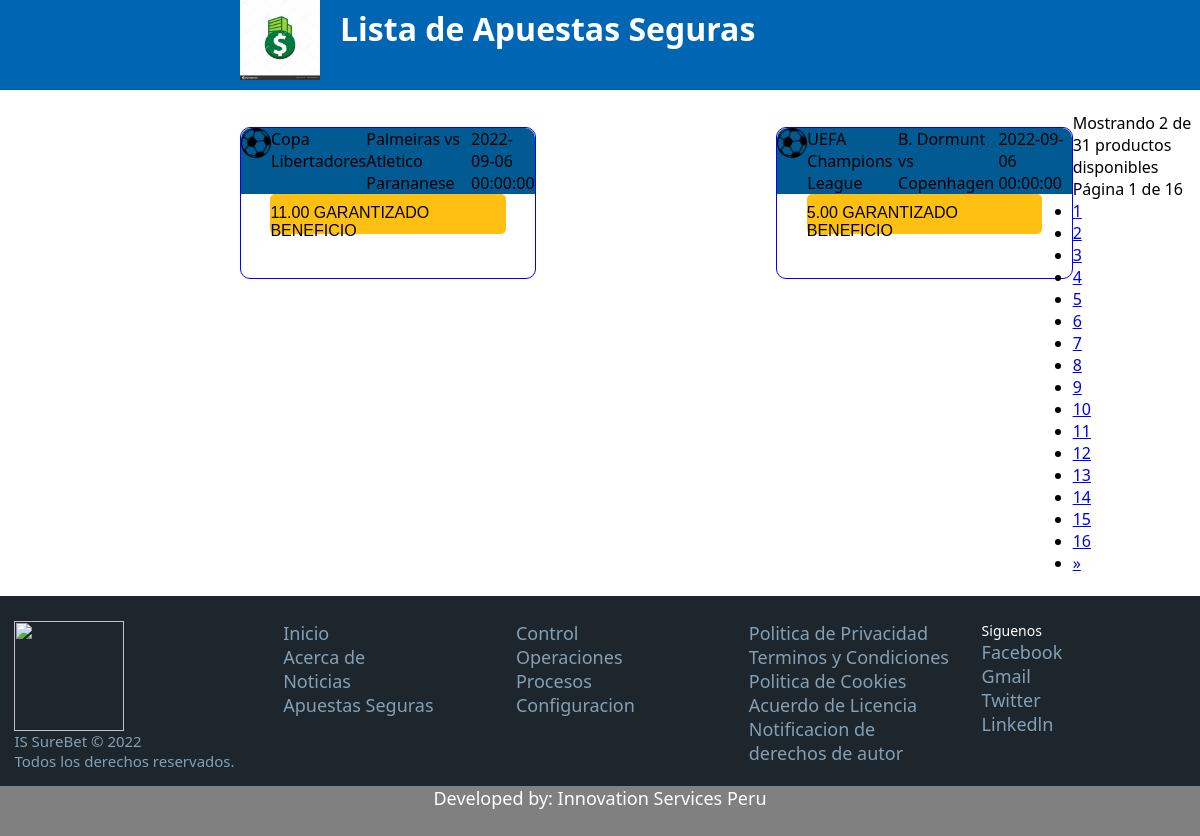
The app's page /control.php with its own data.
### tables this page shows
CREATE TABLE IF NOT EXISTS `bet` (
  `IdBet` int NOT NULL AUTO_INCREMENT,
  `Deporte` varchar(30) DEFAULT NULL,
  `Evento` varchar(40) DEFAULT NULL,
  `Mercado` varchar(30) DEFAULT NULL,
  `Competicion` varchar(30) DEFAULT NULL,
  `Cuota` decimal(8,2) DEFAULT NULL,
  `Beneficio` decimal(4,2) DEFAULT NULL,
  `CasaApuesta` varchar(20) DEFAULT NULL,
  `FechaEv` datetime NOT NULL,
  `Limite` int DEFAULT NULL,
  `FechaReg` date NOT NULL,
  PRIMARY KEY (`IdBet`)
);

### control.php (the view, shortened to what this page needs)
<?php
include("conexion.php") ;  include("conecctionPDO.php") ;
$sql= "SELECT *FROM bet WHERE idbet >0 ";
$productosPorPagina = 2;
$pagina = 1;
$limit = $productosPorPagina;
$offset = ($pagina - 1) * $productosPorPagina;
$sentencia = $base_de_datos->query("SELECT count(*) AS conteo FROM bet");
$conteo = $sentencia->fetchObject()->conteo;
$paginas = ceil($conteo / $productosPorPagina);
$sentencia = $base_de_datos->prepare("$sql LIMIT ? OFFSET ?");
$sentencia->execute([$limit, $offset]);
$data = $sentencia->fetchAll(PDO::FETCH_OBJ);
?>
<head>
	<link href="css/surebets.css" rel="stylesheet" type="text/css">
  <link href="css/footer.css" rel="stylesheet" type="text/css">
</head>
<body>
<div id="main">
  <div id="header">
      <div class="boxhead">
        <div class="logo"><a href="index.php"><img class="Logo" src="img/logo.jpg" width="80" height="80" ></a></div>
        <div class="title"><h1>Lista de Apuestas Seguras</h1></div>
      </div>
  </div>
</div>
<br >
<div id="Box-Main-Bet">
   <?php foreach ($data as $r){   ?>
    <div class="BetList">
        <div class="Cab">
          <div><img src="img/soccer.png" alt="Football" height="30" width="30"> </div>
          <div><?php echo $r->Competicion ?></div>
          <div><?php echo $r->Evento ?></div>
          <div><?php echo $r->FechaEv ?> </div>
        </div>
       <div class="Beneficio">
          <p><?php echo $r->Beneficio ?> GARANTIZADO BENEFICIO</p>
        </div>
    </div>
    <?php }  ?>
    <div id="Pagination">
        <nav>
            <div class="row">
                <div class="col-xs-12 col-sm-6">
                    <p>Mostrando <?php echo $productosPorPagina ?> de <?php echo $conteo ?> productos disponibles</p>
                </div>
                <div class="col-xs-12 col-sm-6">
                    <p>Página <?php echo $pagina ?> de <?php echo $paginas ?> </p>
                </div>
            </div>
            <ul class="pagination">
                <?php for ($x = 1; $x <= $paginas; $x++) { ?>
                    <li class="<?php if ($x == $pagina) echo "active" ?>">
                        <a href="./surebets.php?pagina=<?php echo $x ?>">
                            <?php echo $x ?></a>
                    </li>
                <?php } ?>
                <?php if ($pagina < $paginas) { ?>
                    <li>
                        <a href="./surebets.php?pagina=<?php echo $pagina + 1 ?>">
                            <span aria-hidden="true">&raquo;</span>
                        </a>
                    </li>
                <?php } ?>
            </ul>
        </nav>
    </div>
</div> <br>
</body>
<?php
   include("footer.php");
?>

### footer.php (shortened to what this page needs)
<div id="footer-page">
       <div class="ft-1"><img src="img/logo.png" width="110" height="110"><p>IS SureBet © 2022 </p> <p>Todos los derechos reservados.</p> </div>
       <div class="ft-2">
         <a href="">Inicio</a>
         <a href="">Acerca de</a>
         <a href="">Noticias</a>
         <a href="">Apuestas Seguras</a>
       </div>
       <div class="ft-5">
         <a href="">Control </a>
         <a href="">Operaciones</a>
         <a href="">Procesos</a>
         <a href="">Configuracion</a>
       </div>
       <div class="ft-3">
        <a href="">Politica de Privacidad</a>
        <a href="">Terminos y Condiciones</a>
        <a href="">Politica de Cookies</a>
        <a href="">Acuerdo de Licencia</a>
        <a href="">Notificacion de derechos de autor</a>
       </div>
       <div class="ft-4">
         <p>Siguenos</p>
         <a href="">Facebook</a>
         <a href="">Gmail</a>
         <a href="">Twitter</a>
         <a href="">Linkedln</a>
       </div>
     </div>
     <div id="enlace">
     Developed by: Innovation Services Peru
     </div>

### css/surebets.css (style rules this page uses)
* { margin: 0px; padding: 0px; font-family: 'segoe UI'; }
#header { width: 100%; height: 90px; display: -webkit-flex; display: -ms-flexbox; display: flex; justify-content: center; background: #0065b3; }
#header .boxhead { width: 60%; height: 90px; display: -webkit-flex; display: -ms-flexbox; display: flex; flex-direction: row; }
#header .title { margin-top: 7px; margin-left: 20px; color: white; }
#Box-Main-Bet { display: flex; flex-direction: row; }
#Pagination { display: flex; flex-direction: row; }
.BetList { display: flex; flex-direction: column; align-content: center; border: 1px solid blue; border-radius: 10px 10px 10px 10px; width:60%; height:150px; margin-top:15px; margin-left:20%; }
.Cab { display: flex; flex-direction: row; justify-content: space-around; background-color: rgb(1, 91, 146); border-radius: 10px 10px 0px 0px; }
.Cab div { color:black; }
.Beneficio { background-color: rgb(255, 192, 17); height: 40px; width: 80%; margin-left: 10%; border-radius: 5px 5px 5px 5px; display: flex; flex-direction: row; justify-content: space-evenly; }
.Beneficio p { font-size:16px; color:black; font:bold; font-family:Arial; margin-top:10px; }

### css/footer.css (style rules this page uses)
#footer-page { width: 100%; height:190px; position: relative; display: -webkit-flex; display: -ms-flexbox; display: flex; background: #1d262d; justify-content: space-around; font-family: 'segoe UI'; }
#footer-page .ft-1 { width: 20%; height: 150px; margin-top: 25px; cursor: pointer; }
.ft-1 p { color: #869fb2; font-size: 15px; }
#footer-page .ft-2 { width: 17%; height: 180px; margin-top: 25px; display: -webkit-flex; display: -ms-flexbox; display: flex; flex-direction: column; }
.ft-2 a { color: #869fb2; font-size: 18px; text-decoration: none; }
#footer-page .ft-3 { width: 17%; height: 200px; margin-top: 25px; display: -webkit-flex; display: -ms-flexbox; display: flex; flex-direction: column; }
.ft-3 a { color: #869fb2; font-size: 18px; text-decoration: none; }
#footer-page .ft-4 { width: 17%; height: 100px; margin-top: 25px; display: -webkit-flex; display: -ms-flexbox; display: flex; flex-direction: column; }
.ft-4 p { color: white; font-size: 14px; text-decoration: none; }
.ft-4 a { color: #869fb2; font-size: 18px; text-decoration: none; }
#footer-page .ft-5 { width: 17%; height: 100px; margin-top: 25px; display: -webkit-flex; display: -ms-flexbox; display: flex; flex-direction: column; }
.ft-5 a { color: #869fb2; font-size: 18px; text-decoration: none; }
#enlace { width: 100%; height:50px; background:gray; color:white; font-size: 18px; text-align: center; }

### records on screen
bet: Competicion "Copa Libertadores", Evento "Palmeiras vs Atletico Parananese", FechaEv "2022-09-06 00:00:00", Beneficio "11.00"
bet: Competicion "UEFA Champions League", Evento "B. Dormunt vs Copenhagen", FechaEv "2022-09-06 00:00:00", Beneficio "5.00"

### other values on screen
$productosPorPagina "2"
$conteo "31"
$pagina "1"
$paginas "16"
